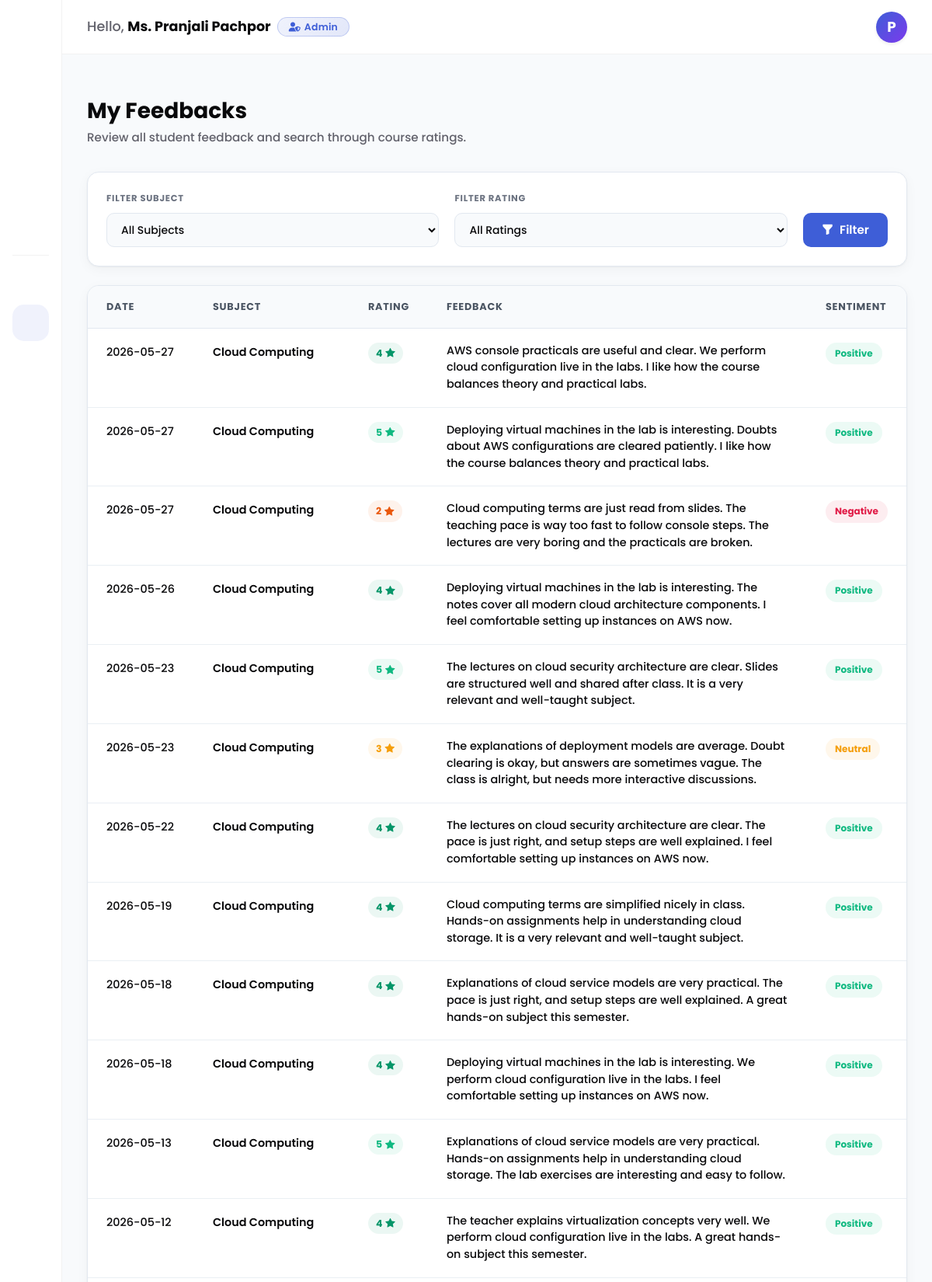
Page /admin/teacher/feedbacks (signed in, upper part) on the committed database.
### tables this page shows
CREATE TABLE feedback (
            id INTEGER PRIMARY KEY AUTOINCREMENT,
            subject TEXT NOT NULL,
            teacher TEXT NOT NULL,
            rating_star INTEGER NOT NULL,
            feedback_comment TEXT NOT NULL,
            sentiment_analysis TEXT NOT NULL,
            date TEXT NOT NULL,
            FOREIGN KEY (subject) REFERENCES subjects(subject_code),
            FOREIGN KEY (teacher) REFERENCES teachers(user_id)
        );

CREATE TABLE subjects (
            subject_code TEXT PRIMARY KEY,
            subject_name TEXT NOT NULL
        );

### routes/admin.py (the view)
@admin_bp.route('/teacher/feedbacks')
@teacher_required
def teacher_feedbacks():
    user_id = session.get('user_id')
    conn = get_db_connection()
    subject_code = request.args.get('subject_id', '').strip()
    rating = request.args.get('rating', '').strip()
    query = """
        SELECT f.*, s.subject_name
        FROM feedback f
        LEFT JOIN subjects s ON f.subject = s.subject_code
        WHERE f.teacher = ?
    """
    params = [user_id]
    if subject_code:
        query += " AND f.subject = ?"
        params.append(subject_code)
    if rating:
        query += " AND f.rating_star = ?"
        params.append(int(rating))
    query += " ORDER BY f.id DESC"
    feedbacks_raw = conn.execute(query, params).fetchall()
    feedbacks = [dict(f) for f in feedbacks_raw]
    for f in feedbacks:
        if f.get('date'):
            f['date'] = str(f['date']).split(' ')[0]
    subjects = conn.execute("""
        SELECT DISTINCT s.subject_code as id, s.subject_name as name
        FROM subjects s
        JOIN subject_teachers st ON s.subject_code = st.subject_code
        WHERE st.teacher_id = ?
        ORDER BY s.subject_code ASC
    """, (user_id,)).fetchall()
    conn.close()
    return render_template('teacher/feedbacks.html',
                           active_page='teacher_feedbacks',
                           feedbacks=feedbacks,
                           all_subjects=[dict(s) for s in subjects],
                           hide_navbar=True,
                           hide_footer=True)

### database.py (called while the page is built)
def get_db_connection():
    conn = sqlite3.connect(DATABASE_FILE)
    conn.row_factory = sqlite3.Row
    conn.execute("PRAGMA foreign_keys = ON")
    return conn

### routes/admin.py (called while the page is built)
def teacher_required(f):
    @wraps(f)
    def decorated_function(*args, **kwargs):
        user_id = session.get('user_id')
        role = session.get('role')
        if not user_id:
            flash('Please log in to access this page.', 'danger')
            return redirect(url_for('main.index'))
        is_teacher = False
        if role == 'teacher':
            is_teacher = True
        elif role == 'admin' and not user_id.upper().startswith('ADM'):
            is_teacher = True
        if not is_teacher:
            flash('Admins have access to the main dashboard.', 'danger')
            return redirect(url_for('admin.dashboard'))
        return f(*args, **kwargs)
    return decorated_function

@admin_bp.after_request
def add_no_cache_headers(response):
    response.headers['Cache-Control'] = 'no-store, no-cache, must-revalidate, max-age=0'
    response.headers['Pragma'] = 'no-cache'
    response.headers['Expires'] = '0'
    return response

### templates/teacher/feedbacks.html (shortened to what this page needs)
{% extends "admin/base.html" %}
{% block admin_title %}My Feedbacks{% endblock %}
{% block admin_subtitle %}Review all student feedback and search through course ratings.{% endblock %}
{% block admin_content %}
<div class="db-filter-card mb-4">
    <form method="GET" action="{{ url_for('admin.teacher_feedbacks') }}" class="db-filter-form">
        <div class="db-filter-grid db-filter-grid--3col">
            <div class="db-filter-field">
                <label for="subject-filter" class="db-filter-label">Filter Subject</label>
                <div class="db-filter-select-wrap">
                    <select id="subject-filter" name="subject_id" class="db-filter-select">
                        <option value="">All Subjects</option>
                    </select>
                </div>
            </div>
            <div class="db-filter-field">
                <label for="rating-filter" class="db-filter-label">Filter Rating</label>
                <div class="db-filter-select-wrap">
                    <select id="rating-filter" name="rating" class="db-filter-select">
                        <option value="">All Ratings</option>
                    </select>
                </div>
            </div>
            <div class="db-filter-actions">
                <button type="submit" class="db-filter-btn-submit">
                    <i class="bi bi-funnel-fill"></i> Filter
                </button>
            </div>
        </div>
    </form>
</div>
<div class="db-table-card">
    <div class="db-table-card__body">
        {% if feedbacks %}
        <div class="db-table-wrap">
            <table class="db-table align-middle">
                <thead>
                    <tr>
                        <th>Date</th>
                        <th>Subject</th>
                        <th>Rating</th>
                        <th>Feedback</th>
                        <th>Sentiment</th>
                    </tr>
                </thead>
                <tbody>
                    {% for item in feedbacks %}
                    <tr>
                        <td class="db-table__date">{{ item.date }}</td>
                        <td class="db-table__subject">{{ item.subject_name if item.subject_name else item.subject }}</td>
                        <td>
                            <span class="db-rating-badge db-rating-badge--{{ item.rating_star }}">{{ item.rating_star }} <i class="bi bi-star-fill"></i></span>
                        </td>
                        <td class="db-table__review">
                            {{ item.feedback_comment if item.feedback_comment else '-' }}
                        </td>
                        <td>
                            {% if item.sentiment_analysis == 'positive' %}
                            <span class="db-sentiment-badge db-sentiment-badge--pos">
                                Positive
                            </span>
                            {% elif item.sentiment_analysis == 'negative' %}
                            <span class="db-sentiment-badge db-sentiment-badge--neg">
                                Negative
                            </span>
                            {% else %}
                            <span class="db-sentiment-badge db-sentiment-badge--neu">
                                Neutral
                            </span>
                            {% endif %}
                        </td>
                    </tr>
                    {% endfor %}
                </tbody>
            </table>
        </div>
        {% else %}
        <div class="db-table-empty py-5">
            <i class="fi fi-br-messages db-chart-empty__icon"></i>
            <p class="mt-2 text-muted fw-medium">No reviews found matching the search criteria.</p>
        </div>
        {% endif %}
    </div>
</div>
{% endblock %}

### rows in the picture
feedback: date "2026-05-27", subject_name "Cloud Computing", rating_star "4", feedback_comment "AWS console practicals are useful and clear. We perform cloud configuration live in the labs. I like how the course balances theory and practical labs.", sentiment_analysis "Positive"
feedback: date "2026-05-27", subject_name "Cloud Computing", rating_star "5", feedback_comment "Deploying virtual machines in the lab is interesting. Doubts about AWS configurations are cleared patiently. I like how the course balances theory and practical labs.", sentiment_analysis "Positive"
feedback: date "2026-05-27", subject_name "Cloud Computing", rating_star "2", feedback_comment "Cloud computing terms are just read from slides. The teaching pace is way too fast to follow console steps. The lectures are very boring and the practicals are broken.", sentiment_analysis "Negative"
feedback: date "2026-05-26", subject_name "Cloud Computing", rating_star "4", feedback_comment "Deploying virtual machines in the lab is interesting. The notes cover all modern cloud architecture components. I feel comfortable setting up instances on AWS now.", sentiment_analysis "Positive"
feedback: date "2026-05-23", subject_name "Cloud Computing", rating_star "5", feedback_comment "The lectures on cloud security architecture are clear. Slides are structured well and shared after class. It is a very relevant and well-taught subject.", sentiment_analysis "Positive"
feedback: date "2026-05-23", subject_name "Cloud Computing", rating_star "3", feedback_comment "The explanations of deployment models are average. Doubt clearing is okay, but answers are sometimes vague. The class is alright, but needs more interactive discussions.", sentiment_analysis "Neutral"
feedback: date "2026-05-22", subject_name "Cloud Computing", rating_star "4", feedback_comment "The lectures on cloud security architecture are clear. The pace is just right, and setup steps are well explained. I feel comfortable setting up instances on AWS now.", sentiment_analysis "Positive"
feedback: date "2026-05-19", subject_name "Cloud Computing", rating_star "4", feedback_comment "Cloud computing terms are simplified nicely in class. Hands-on assignments help in understanding cloud storage. It is a very relevant and well-taught subject.", sentiment_analysis "Positive"
feedback: date "2026-05-18", subject_name "Cloud Computing", rating_star "4", feedback_comment "Explanations of cloud service models are very practical. The pace is just right, and setup steps are well explained. A great hands-on subject this semester.", sentiment_analysis "Positive"
feedback: date "2026-05-18", subject_name "Cloud Computing", rating_star "4", feedback_comment "Deploying virtual machines in the lab is interesting. We perform cloud configuration live in the labs. I feel comfortable setting up instances on AWS now.", sentiment_analysis "Positive"
feedback: date "2026-05-13", subject_name "Cloud Computing", rating_star "5", feedback_comment "Explanations of cloud service models are very practical. Hands-on assignments help in understanding cloud storage. The lab exercises are interesting and easy to follow.", sentiment_analysis "Positive"
feedback: date "2026-05-12", subject_name "Cloud Computing", rating_star "4", feedback_comment "The teacher explains virtualization concepts very well. We perform cloud configuration live in the labs. A great hands-on subject this semester.", sentiment_analysis "Positive"

### other values in the picture
{{ session.get('user_name') }} "Ms. Pranjali Pachpor"
{{ ns.display[0]|upper }} "P"
